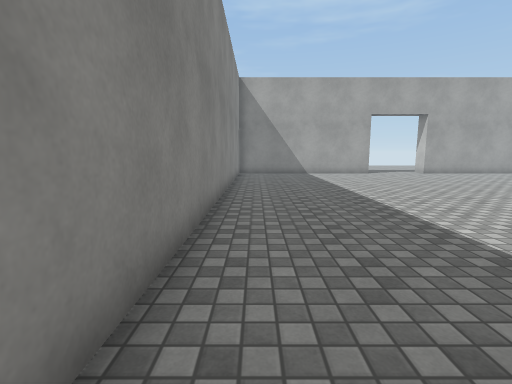
view 1 (above)

13 first-person views from a walk through a scene from a Unity 3-D project. The camera is 1.3 m above the floor, tilts 8° down and sees 85° across. The floor is counted in squares, 1 m on a side. Each view is taken from the middle of a square. On the plan, view 1 faces up. The plan holds only what a view shows up to about 13 squares ahead; the rest is blank. The player is left out. Surface patterns are stand-ins for the level's own textures.

view 2
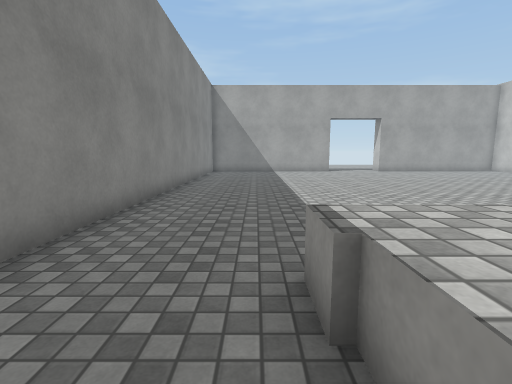

view 3
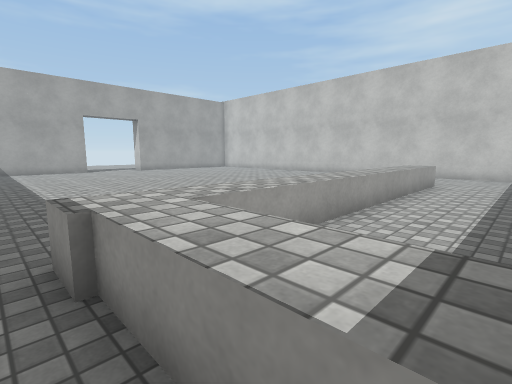

view 4
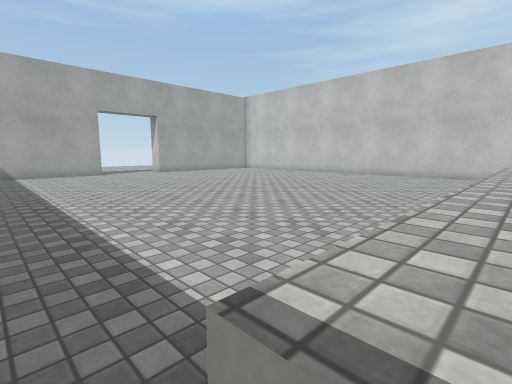

view 5
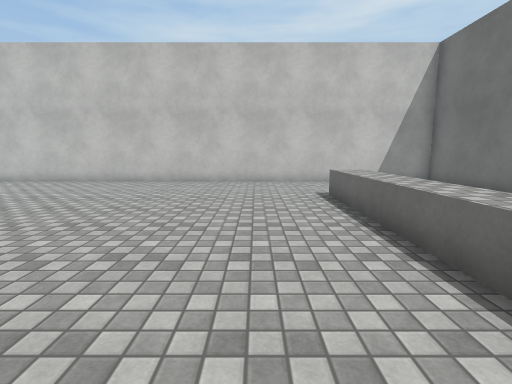

view 6
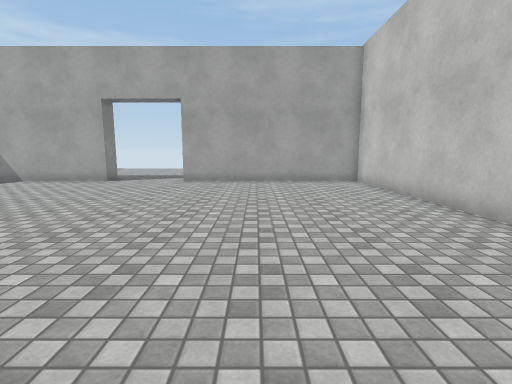

view 7
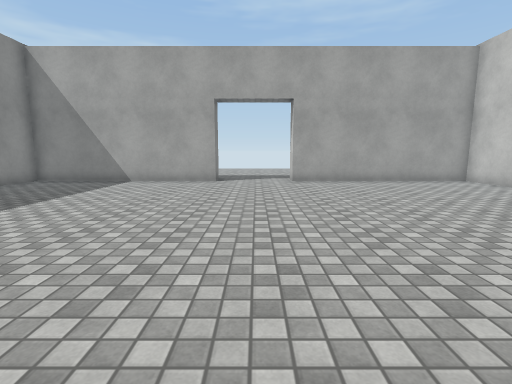

view 8
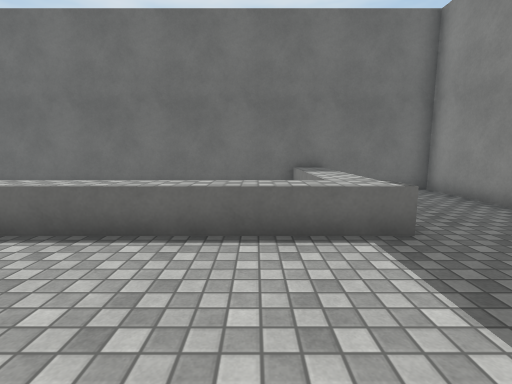

view 9
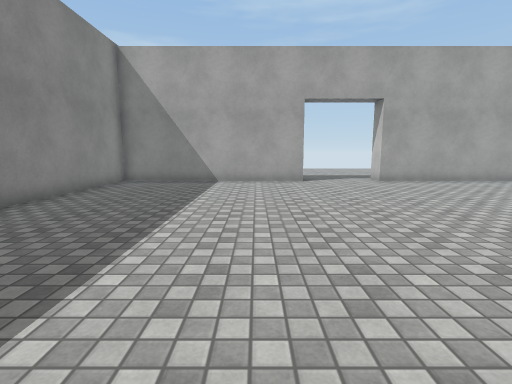

view 10
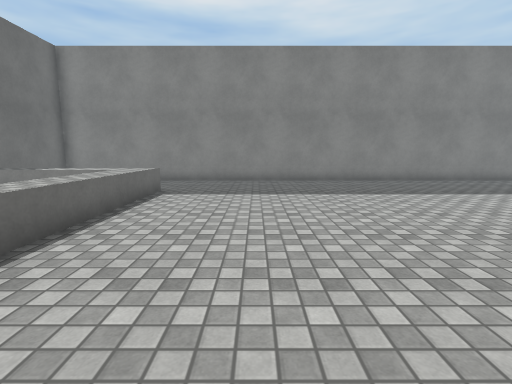

view 11
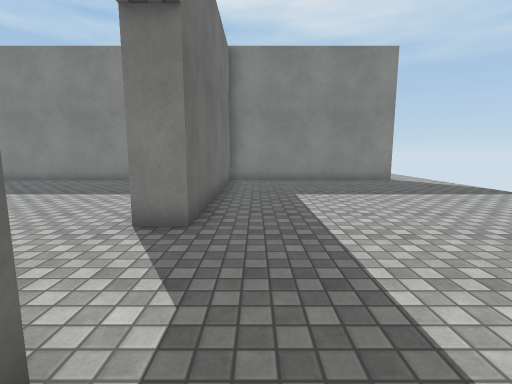

view 12
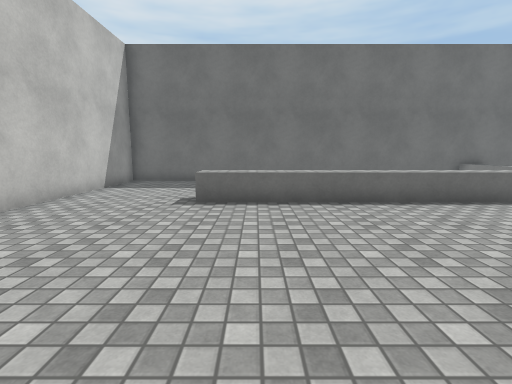

view 13
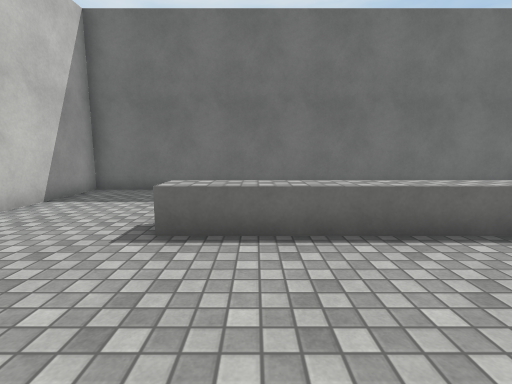

### Floor plan
Key: @ floor where view 1 was taken; # wall or solid block; . floor; ^ raised ledge.
Columns run from 1 left of view 1 to 19 right of it. Each row starts with its distance up from view 1.
 28 .....
 27 .......
 26 #.......
 25 #........
 24 #.........
 23 #..........
 22 #...........
 21 #............
 20 #.............
 19 #########...#
 18 #########...#########
 17 #...................#
 16 #...................#
 15 #...................#
 14 #...................#
 13 #...................#
 12 #...................#
 11 #...................#
 10 #...................#
  9 #...................#
  8 #...................#
  7 #...................#
  6 #...................#
  5 #...................#
  4 #...................#
  3 #...................#
  2 #...................#
  1 #...^^^^^^^^^^^^....#
  0 #@..^^^^^^^^^^^^....#
 -1 #...^. .............#
 -2 #...^. .............#
 -3 #. .^. ........  ...#
 -4 #.  ^            ...#
 -5 ####^################

Positions as (right, up) in squares from view 1, and headings:
1: (0, 0), facing up
2: (2, -2), facing up
3: (2, -3), facing up-right
4: (2, 0), facing up-right
5: (6, 3), facing right
6: (14, 5), facing up
7: (9, 5), facing up
8: (5, 5), facing down
9: (5, 5), facing up
10: (12, 4), facing left
11: (12, 20), facing left
12: (13, 8), facing down
13: (13, 5), facing down
